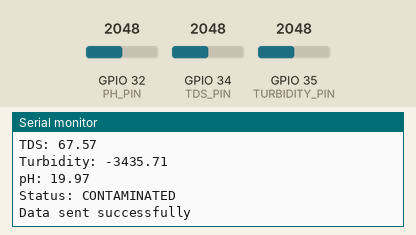
Bench run of a sketch on a simulated ESP32. On the bench: the last lines printed to the serial monitor. Inputs (shaded band) come from the test bench; at power-on: GPIO 32 (PH_PIN) = 2048, GPIO 34 (TDS_PIN) = 2048, GPIO 35 (TURBIDITY_PIN) = 2048. WiFi joins after 1.5 s; servers stay silent unless stated; web services answer with replies made up by the test bench.

Above: at 2.7 s.
2.8 s: GPIO 32 (PH_PIN) set to 2866
14.2 s: GPIO 34 (TDS_PIN) set to 2866
At 16.86 s:
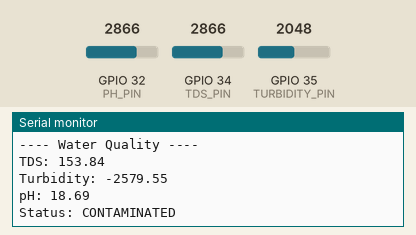
25.6 s: GPIO 35 (TURBIDITY_PIN) set to 2866
At 33.3 s:
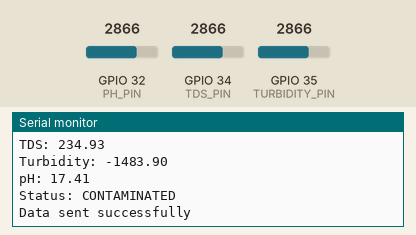
37.0 s: GPIO 32 (PH_PIN) set to 3603
At 48.1 s:
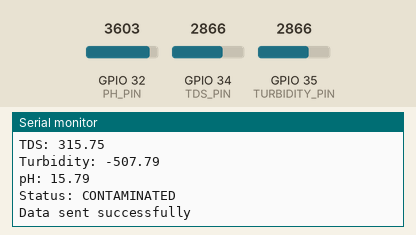
48.4 s: GPIO 34 (TDS_PIN) set to 3603
59.8 s: GPIO 35 (TURBIDITY_PIN) set to 3603
At 63.8 s:
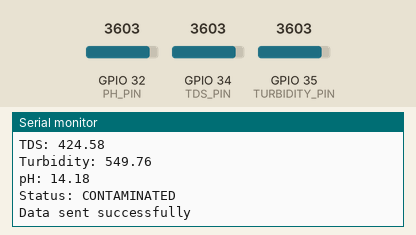
Timing chart, 0 to 65.3 s (numbered marks = the images above; inputs shaded):
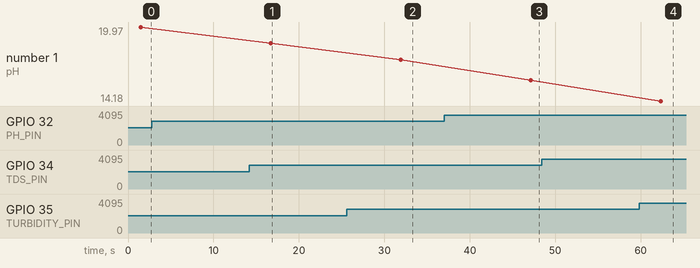

Measured:
- after the input at 14.2 s, the serial monitor: prints a new line after 2.5 s (image 1)
- after the input at 25.6 s, the serial monitor: prints a new line after 6.3 s (image 2)
- after the input at 37.0 s, the serial monitor: prints a new line after 10.1 s (image 3)
- after the input at 59.8 s, the serial monitor: prints a new line after 2.5 s (image 4)
- plotted number 1: 17.41 → 15.79 after the input at 37.0 s

The sketch:

code.ino
```cpp
#include <WiFi.h>
#include <HTTPClient.h>

// WiFi Credentials
const char* ssid = "YOUR_WIFI_SSID";
const char* password = "YOUR_WIFI_PASSWORD";

// ThingSpeak API
String apiKey = "YOUR_THINGSPEAK_API_KEY";
const char* server = "http://api.thingspeak.com/update";

// Sensor Pins
#define TDS_PIN 34
#define TURBIDITY_PIN 35
#define PH_PIN 32

// ADC settings
const float VREF = 3.3;
const int ADC_RESOLUTION = 4095;

// Moving average filter
#define NUM_SAMPLES 10
float tdsSamples[NUM_SAMPLES];
float turbSamples[NUM_SAMPLES];
float phSamples[NUM_SAMPLES];

// Thresholds
#define TDS_SAFE 500
#define PH_LOW 6.5
#define PH_HIGH 8.5
#define TURBIDITY_SAFE 5

void setup() {
  Serial.begin(115200);
  WiFi.begin(ssid, password);

  Serial.print("Connecting to WiFi");
  while (WiFi.status() != WL_CONNECTED) {
    delay(500);
    Serial.print(".");
  }
  Serial.println("\nConnected!");
}

// Moving Average Function
float movingAverage(float *arr, float newVal) {
  static int index = 0;
  arr[index] = newVal;
  index = (index + 1) % NUM_SAMPLES;

  float sum = 0;
  for (int i = 0; i < NUM_SAMPLES; i++) {
    sum += arr[i];
  }
  return sum / NUM_SAMPLES;
}

// Convert ADC to voltage
float readVoltage(int pin) {
  int adcValue = analogRead(pin);
  return (adcValue * VREF) / ADC_RESOLUTION;
}

// Calibration equations (approximate)
float calculateTDS(float voltage) {
  return (133.42 * voltage * voltage * voltage
         - 255.86 * voltage * voltage
         + 857.39 * voltage) * 0.5;
}

float calculateTurbidity(float voltage) {
  return -1120.4 * voltage * voltage + 5742.3 * voltage - 4352.9;
}

float calculatePH(float voltage) {
  return 7 + ((2.5 - voltage) / 0.18);
}

// Rule-based classification
String classifyWater(float tds, float ph, float turbidity) {
  if (tds < TDS_SAFE && ph >= PH_LOW && ph <= PH_HIGH && turbidity < TURBIDITY_SAFE) {
    return "SAFE";
  } else {
    return "CONTAMINATED";
  }
}

void loop() {
  // Read voltages
  float tdsVolt = readVoltage(TDS_PIN);
  float turbVolt = readVoltage(TURBIDITY_PIN);
  float phVolt = readVoltage(PH_PIN);

  // Apply filtering
  float tdsFiltered = movingAverage(tdsSamples, tdsVolt);
  float turbFiltered = movingAverage(turbSamples, turbVolt);
  float phFiltered = movingAverage(phSamples, phVolt);

  // Convert to parameters
  float tds = calculateTDS(tdsFiltered);
  float turbidity = calculateTurbidity(turbFiltered);
  float ph = calculatePH(phFiltered);

  // Classification
  String status = classifyWater(tds, ph, turbidity);

  // Print values
  Serial.println("---- Water Quality ----");
  Serial.print("TDS: "); Serial.println(tds);
  Serial.print("Turbidity: "); Serial.println(turbidity);
  Serial.print("pH: "); Serial.println(ph);
  Serial.print("Status: "); Serial.println(status);

  // Send to ThingSpeak
  if (WiFi.status() == WL_CONNECTED) {
    HTTPClient http;

    String url = server;
    url += "?api_key=" + apiKey;
    url += "&field1=" + String(tds);
    url += "&field2=" + String(turbidity);
    url += "&field3=" + String(ph);
    url += "&field4=" + status;

    http.begin(url);
    int httpCode = http.GET();

    if (httpCode > 0) {
      Serial.println("Data sent successfully");
    } else {
      Serial.println("Error sending data");
    }

    http.end();
  }

  delay(15000); // 15 seconds interval
}
```
